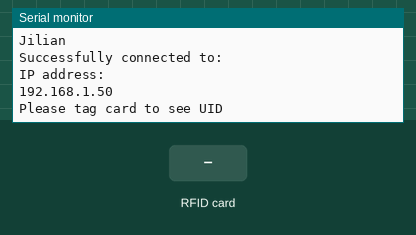
Recording of a sketch running on a simulated ESP8266 (NodeMCU). On the bench: the last lines printed to the serial monitor. Inputs (shaded band) come from the test bench. WiFi joins after 1.5 s; servers stay silent unless stated; uploads are accepted with an empty reply.

Above: at 3.2 s.
3.3 s: RFID card 12 34 56 78 held to the reader
At 4.6 s:
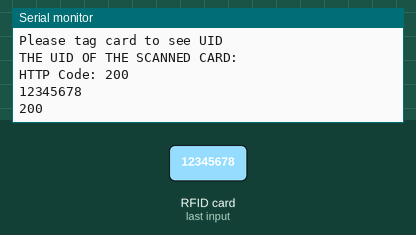
5.2 s: RFID card 5E 7A 19 C4 held to the reader
At 5.48 s:
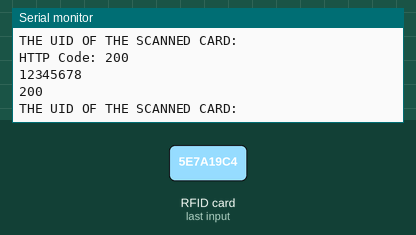
Timing chart, 0 to 8.2 s (numbered marks = the images above; inputs shaded):
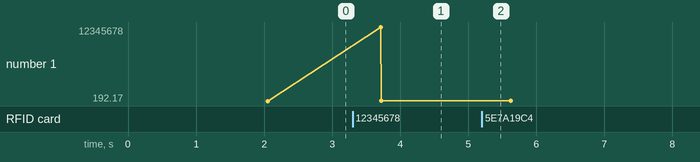

Measured:
- after the input at 3.3 s, the serial monitor: prints a new line at once (image 1)
- plotted number 1: 192.17 → 200 after the input at 3.3 s

The sketch:

sketch_dec12a.ino
```cpp
#include <SPI.h>
#include <MFRC522.h>
#include <ESP8266WebServer.h>
#include <ESP8266HTTPClient.h>
#include <ESP8266WiFi.h>

#define SS_PIN D4
#define RST_PIN D3
MFRC522 mfrc522(SS_PIN, RST_PIN);

#define ON_Board_LED 2

const char* ssid = "Jilian";
const char* password = "12345678"; //WIFI PASSWORD POR MOBILE HOTSPOT PASSWORD


int readsuccess;
byte readcard[4];
char str[32] = "";
String StrUID;

void setup() {
    Serial.begin(115200);
    SPI.begin();
    mfrc522.PCD_Init();

    delay(500);

    WiFi.begin(ssid, password);
    Serial.println("");

    pinMode(ON_Board_LED, OUTPUT);
    Serial.println("");

    pinMode(ON_Board_LED, OUTPUT);
    digitalWrite(ON_Board_LED, HIGH);

    Serial.print("Connecting");
    while (WiFi.status() != WL_CONNECTED) {
        Serial.println(".");
        digitalWrite(ON_Board_LED, LOW);
        delay(250);
    }
    digitalWrite(ON_Board_LED, HIGH);
    Serial.println("");
    Serial.println("Successfully connected to: ");
    Serial.println(ssid);
    digitalWrite(ON_Board_LED, HIGH);

    Serial.println("");
    Serial.println("Successfully connected to: ");
    Serial.println("IP address: ");
    Serial.println(WiFi.localIP());

    Serial.println("Please tag card to see UID");
    Serial.println("");
}

void loop() {
    readsuccess = getid();

    if (readsuccess) {
        digitalWrite(ON_Board_LED, LOW);
        HTTPClient http;

        String UIDresultSend, postData;
        UIDresultSend = StrUID;

        postData = "UIDresult=" + UIDresultSend; // Corrected syntax for POST data
        int httpResponseCode = http.POST(postData);

        WiFiClient client;
        http.begin(client, "http://192.168.0.0/arduino/getUID.php");
        http.addHeader("Content-Type", "application/x-www-form-urlencoded");

        int httpCode = http.POST(postData);
        String payload = http.getString();
        Serial.println("HTTP Code: " + String(httpCode));


        Serial.println(UIDresultSend);
        Serial.println(httpCode);
        Serial.println(payload);

        http.end();
        delay(1000);
        digitalWrite(ON_Board_LED, HIGH);
    }
}

int getid() {
    if (!mfrc522.PICC_IsNewCardPresent()) {
        return 0;
    }
    if (!mfrc522.PICC_ReadCardSerial()) {
        return 0;
    }

    Serial.println("THE UID OF THE SCANNED CARD: ");

    for (int i = 0; i < 4; i++) {
        readcard[i] = mfrc522.uid.uidByte[i];
        array_to_string(readcard, 4, str); // Corrected the length to 8
        StrUID = str;
    }
    mfrc522.PICC_HaltA();
    return 1;
}

void array_to_string(byte array[], unsigned int len, char buffer[]) {
    for (unsigned int i = 0; i < len; i++) {
        byte nib1 = (array[i] >> 4) & 0x0F;
        buffer[i * 2 + 0] = nib1 < 0xA ? '0' + nib1 : 'A' + nib1 - 0xA;
        byte nib2 = (array[i] >> 0) & 0x0F;
        buffer[i * 2 + 1] = nib2 < 0xA ? '0' + nib2 : 'A' + nib2 - 0xA;
    }
    buffer[len * 2] = '\0';
}
```
